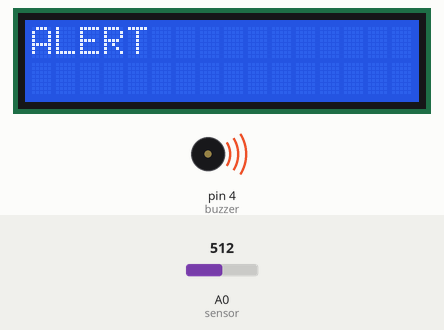
This sketch was run on a simulated Arduino Uno, built with avr-gcc and run on an emulated ATmega328P. On the bench: 16×2 character LCD, buzzer (waves = sounding). The test bench sets the inputs (shaded band); at power-on: A0 (sensor) = 512. The modem accepts every AT command (registered, SIM ready, sends succeed) and sends nothing else; what the sketch prints to the serial monitor is not drawn.

Above: at 1.1 s.
At 2.2 s:
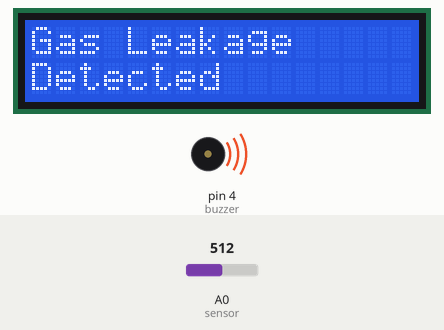
2.3 s: A0 (sensor) set to 419
7.6 s: A0 (sensor) set to 383
At 10.6 s:
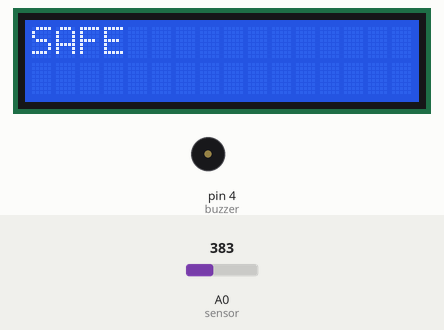
At 11.3 s:
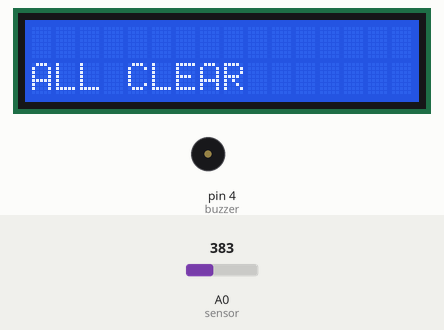
Timing chart, 0 to 12.8 s (numbered marks = the images above; inputs shaded):
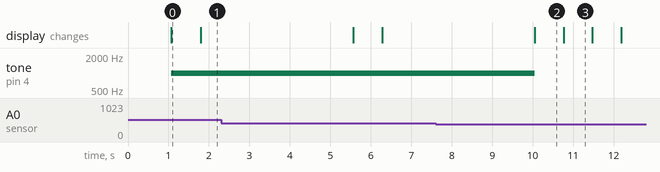

Measured:
- the behaviour switches between 401 and 400 on A0 (sensor) (found by bisection; images 1 and 2)
- after the input at 7.6 s, tone on pin 4 (buzzer): 1000 Hz → silent after 2.4 s; the display: changes after 2.5 s (image 2)
- what the display in image 0 shows lasts 0.7 s, from 1.1 s to 1.8 s

The sketch:

SMS_GAS_LCD_BUZZER.ino
```cpp
#include <Wire.h>
#include <LiquidCrystal_I2C.h>
#include <SoftwareSerial.h>

// Initialize I2C LCD
LiquidCrystal_I2C lcd(0x27, 16, 2); // I2C address 0x27, 16 columns and 2 rows
//SDA: Connect to A4 on the Arduino Uno.
//SCL: Connect to A5 on the Arduino Uno.

// Initialize Software Serial for GSM
SoftwareSerial sim900A(9, 10); // RX, TX

int buzzer = 4;
int sensor = A0;
int sensorThresh = 400;

void setup()
{
  pinMode(buzzer, OUTPUT);
  pinMode(sensor, INPUT);
  Serial.begin(9600);
  lcd.init();
  lcd.backlight();
  sim900A.begin(9600); // Start GSM serial communication
  delay(1000);
}

void loop()
{
  int analogValue = analogRead(sensor);
  Serial.print(analogValue);
  if (analogValue > sensorThresh)
  {
    tone(buzzer, 1000, 10000);
    lcd.clear();
    lcd.setCursor(0, 0);
    lcd.print("ALERT");
    delay(700);
    lcd.clear();
    lcd.setCursor(0, 0);
    lcd.print("Gas Leakage");
    lcd.setCursor(0, 1);
    lcd.print("Detected");
    delay(700);
    Message();
  }
  else
  {
    noTone(buzzer);
    lcd.clear();
    lcd.setCursor(0, 0);
    lcd.print("SAFE");
    delay(700);
    lcd.clear();
    lcd.setCursor(0, 1);
    lcd.print("ALL CLEAR");
    delay(700);
  }
}

void Message() {
  sim900A.println("AT+CMGF=1");    // Set GSM Module to Text Mode
  delay(1000);  // Delay of 1 second
  sim900A.println("AT+CMGS=\"+919787777759\""); // Replace with recipient's mobile number
  delay(1000);
  sim900A.print("Gas Leakage Detected"); // The SMS text you want to send
  sim900A.write(26); // ASCII code of CTRL+Z
  delay(1000); // Wait for the "OK" response
}
```
